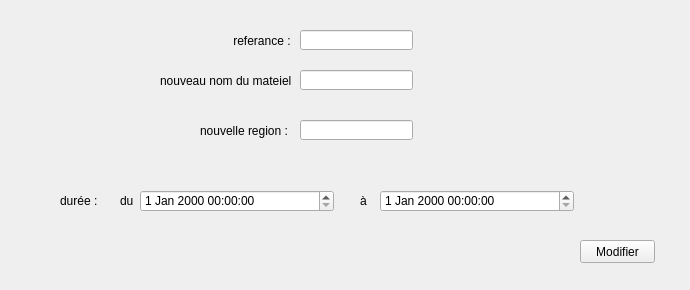
     <widget class="QWidget" name="tab_17">
      <attribute name="title">
       <string>modifier</string>
      </attribute>
      <widget class="QLabel" name="label_15">
       <property name="geometry">
        <rect>
         <x>230</x>
         <y>30</y>
         <width>101</width>
         <height>21</height>
        </rect>
       </property>
       <property name="text">
        <string> referance :</string>
       </property>
      </widget>
      <widget class="QLabel" name="label_16">
       <property name="geometry">
        <rect>
         <x>160</x>
         <y>70</y>
         <width>131</width>
         <height>21</height>
        </rect>
       </property>
       <property name="text">
        <string>nouveau nom du mateiel :</string>
       </property>
      </widget>
      <widget class="QLineEdit" name="lineEdit_18">
       <property name="geometry">
        <rect>
         <x>300</x>
         <y>30</y>
         <width>113</width>
         <height>20</height>
        </rect>
       </property>
      </widget>
      <widget class="QLineEdit" name="lineEdit_19">
       <property name="geometry">
        <rect>
         <x>300</x>
         <y>70</y>
         <width>113</width>
         <height>20</height>
        </rect>
       </property>
      </widget>
      <widget class="QLabel" name="label_17">
       <property name="geometry">
        <rect>
         <x>200</x>
         <y>120</y>
         <width>91</width>
         <height>21</height>
        </rect>
       </property>
       <property name="text">
        <string>nouvelle region :</string>
       </property>
      </widget>
      <widget class="QLineEdit" name="lineEdit_21">
       <property name="geometry">
        <rect>
         <x>300</x>
         <y>120</y>
         <width>113</width>
         <height>20</height>
        </rect>
       </property>
      </widget>
      <widget class="QLabel" name="label_34">
       <property name="geometry">
        <rect>
         <x>60</x>
         <y>190</y>
         <width>51</width>
         <height>21</height>
        </rect>
       </property>
       <property name="text">
        <string>durée :</string>
       </property>
      </widget>
      <widget class="QLabel" name="label_35">
       <property name="geometry">
        <rect>
         <x>120</x>
         <y>190</y>
         <width>51</width>
         <height>21</height>
        </rect>
       </property>
       <property name="text">
        <string>du </string>
       </property>
      </widget>
      <widget class="QDateTimeEdit" name="dateTimeEdit_3">
       <property name="geometry">
        <rect>
         <x>140</x>
         <y>190</y>
         <width>194</width>
         <height>22</height>
        </rect>
       </property>
      </widget>
      <widget class="QLabel" name="label_38">
       <property name="geometry">
        <rect>
         <x>360</x>
         <y>190</y>
         <width>31</width>
         <height>21</height>
        </rect>
       </property>
       <property name="text">
        <string>à</string>
       </property>
      </widget>
      <widget class="QDateTimeEdit" name="dateTimeEdit_4">
       <property name="geometry">
        <rect>
         <x>380</x>
         <y>190</y>
         <width>194</width>
         <height>22</height>
        </rect>
       </property>
      </widget>
      <widget class="QLabel" name="label_77">
       <property name="geometry">
        <rect>
         <x>0</x>
         <y>0</y>
         <width>681</width>
         <height>281</height>
        </rect>
       </property>
       <property name="text">
        <string/>
       </property>
       <property name="pixmap">
        <pixmap>../../Desktop/design Qt/dddddddddd.jpg</pixmap>
       </property>
      </widget>
      <widget class="QPushButton" name="pushButton_6">
       <property name="geometry">
        <rect>
         <x>580</x>
         <y>240</y>
         <width>75</width>
         <height>23</height>
        </rect>
       </property>
       <property name="text">
        <string>Modifier</string>
       </property>
      </widget>
      <zorder>label_77</zorder>
      <zorder>label_15</zorder>
      <zorder>label_16</zorder>
      <zorder>lineEdit_18</zorder>
      <zorder>lineEdit_19</zorder>
      <zorder>label_17</zorder>
      <zorder>lineEdit_21</zorder>
      <zorder>label_34</zorder>
      <zorder>label_35</zorder>
      <zorder>dateTimeEdit_3</zorder>
      <zorder>label_38</zorder>
      <zorder>dateTimeEdit_4</zorder>
      <zorder>pushButton_6</zorder>
     </widget>
